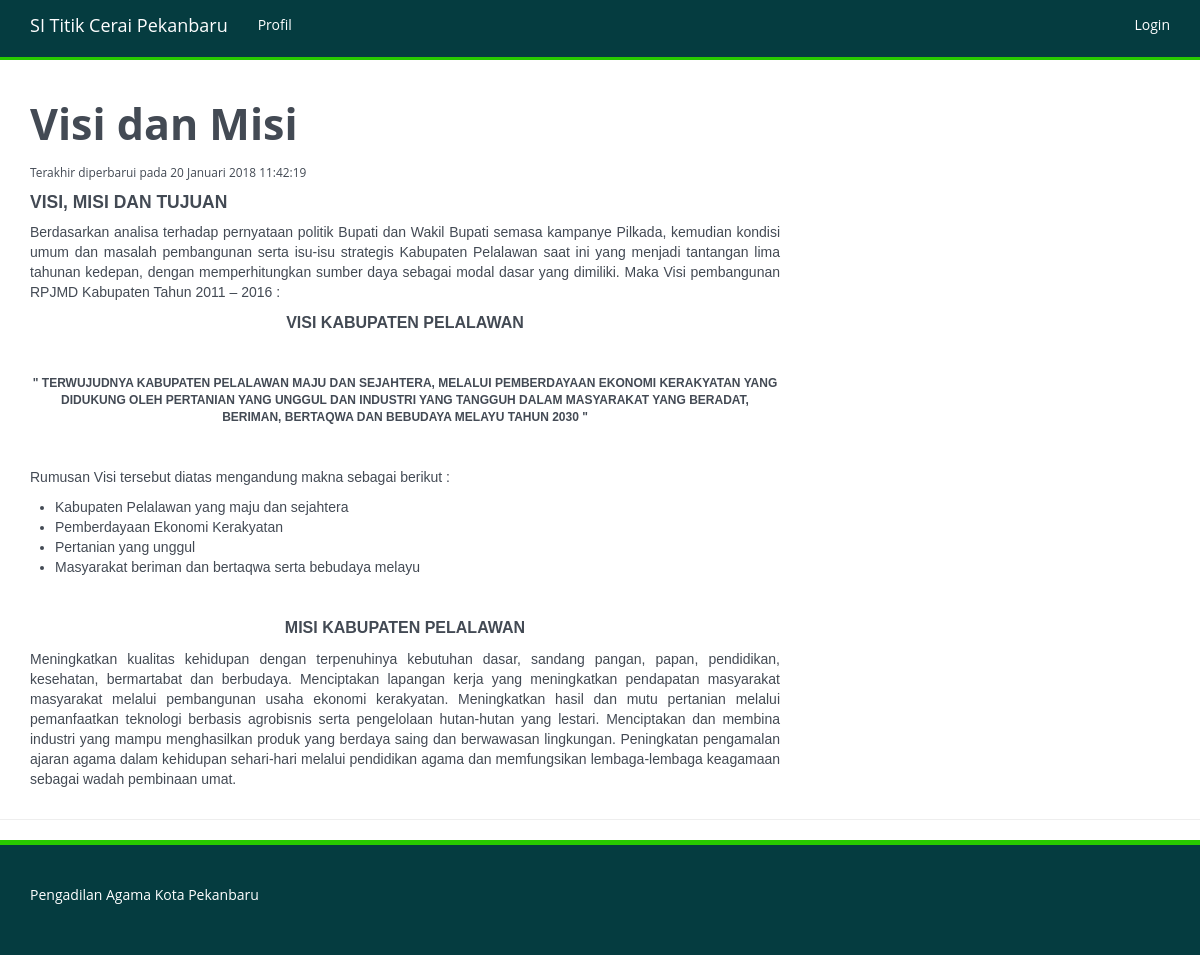
The page /profil.php?id=1 on the database its author committed.
### tables this page shows
CREATE TABLE IF NOT EXISTS `profil` (
  `id_artikel` int(11) NOT NULL,
  `judul_artikel` varchar(70) NOT NULL,
  `tgl_terbit_artikel` datetime NOT NULL,
  `isi_artikel` text NOT NULL
);

### conf/koneksi.php (called while the page is built, shortened)
<?php
function tanggal($dt,$with_timestamp=false){
 $bulan=array(
  "00" => "N/A",
  "01" => "Januari",
  "02" => "Februari",
  "12" => "Desember",
  "03" => "Maret",
  "04" => "April",
  "05" => "Mei",
  "06" => "Juni",
  "07" => "Juli",
  "08" => "Agustus",
  "09" => "September",
  "10" => "Oktober",
  "11" => "November"
 );
 $date=explode("-",$dt);
 $tahun=substr($date[2],0,2);
 $tanggal=$tahun." ".$bulan[$date[1]]." ".$date[0];
 if($with_timestamp){
  $tanggal .= " ".substr($date[2],3);
 }
 return $tanggal;
}
 ?>

### profil.php (the view)
<?php
include('conf/koneksi.php');
include('front_header.php');
$query = mysql_query("select * from profil where id_artikel='".$_GET['id']."'");
$artikel = mysql_fetch_assoc($query);
?>
    <div class="container" style="margin-top:70px;min-height:70vh">
     <div class="row">
      <div class="col-md-8">
       <h2><?= $artikel['judul_artikel'] ?></h2>
       <p><small>Terakhir diperbarui pada <?= tanggal($artikel['tgl_terbit_artikel'],true) ?></small></p>
           <?= html_entity_decode($artikel['isi_artikel']) ?>
      </div>
     </div>
    </div>
    <hr />
<?php
include('front_footer.php');
?>

### rows shown on the page
profil: judul_artikel "Visi dan Misi", tgl_terbit_artikel "20 Januari 2018 11:42:19", isi_artikel "VISI, MISI DAN TUJUAN Berdasarkan analisa terhadap pernyataan politik Bupati dan Wakil Bupati semasa kampanye Pilkada, kemudian kondisi umum dan masalah pembangunan serta isu-isu strategis Kabupaten Pelalawan saat ini yang menjadi tantangan lima tahunan kedepan, dengan memperhitungkan sumber daya sebagai modal dasar yang dimiliki. Maka Visi pembangunan RPJMD Kabupaten Tahun 2011 – 2016 : VISI KABUPATEN PELALAWAN \" TERWUJUDNYA KABUPATEN PELALAWAN MAJU DAN SEJAHTERA, MELALUI PEMBERDAYAAN EKONOMI KERAKYATAN YANG DIDUKUNG OLEH PERTANIAN YANG UNGGUL DAN INDUSTRI YANG TANGGUH DALAM MASYARAKAT YANG BERADAT, BERIMAN, BERTAQWA DAN BEBUDAYA MELAYU TAHUN 2030 \" Rumusan Visi tersebut diatas mengandung…"
